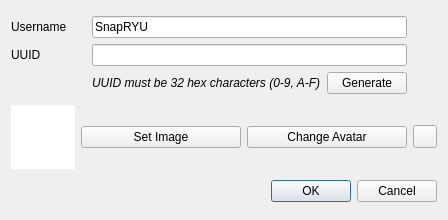
<?xml version="1.0" encoding="UTF-8"?>
<ui version="4.0">
 <class>NewUserDialog</class>
 <widget class="QDialog" name="NewUserDialog">
  <property name="geometry">
   <rect>
    <x>0</x>
    <y>0</y>
    <width>448</width>
    <height>220</height>
   </rect>
  </property>
  <property name="windowTitle">
   <string>New User</string>
  </property>
  <layout class="QGridLayout" name="gridLayout_2">
   <item row="2" column="1" colspan="3">
    <widget class="QDialogButtonBox" name="buttonBox">
     <property name="orientation">
      <enum>Qt::Orientation::Horizontal</enum>
     </property>
     <property name="standardButtons">
      <set>QDialogButtonBox::StandardButton::Cancel|QDialogButtonBox::StandardButton::Ok</set>
     </property>
    </widget>
   </item>
   <item row="1" column="2">
    <widget class="QPushButton" name="setAvatar">
     <property name="text">
      <string>Change Avatar</string>
     </property>
    </widget>
   </item>
   <item row="1" column="1">
    <widget class="QPushButton" name="selectImage">
     <property name="text">
      <string>Set Image</string>
     </property>
    </widget>
   </item>
   <item row="1" column="3">
    <widget class="QToolButton" name="revert">
     <property name="text">
      <string/>
     </property>
    </widget>
   </item>
   <item row="0" column="0" colspan="4">
    <layout class="QGridLayout" name="gridLayout">
     <item row="1" column="0">
      <widget class="QLabel" name="label">
       <property name="text">
        <string>UUID</string>
       </property>
      </widget>
     </item>
     <item row="0" column="1" colspan="2">
      <widget class="QLineEdit" name="username">
       <property name="text">
        <string>SnapRYU</string>
       </property>
      </widget>
     </item>
     <item row="1" column="1" colspan="2">
      <widget class="QLineEdit" name="uuid"/>
     </item>
     <item row="0" column="0">
      <widget class="QLabel" name="label_2">
       <property name="text">
        <string>Username</string>
       </property>
      </widget>
     </item>
     <item row="2" column="1">
      <widget class="QLabel" name="label_3">
       <property name="font">
        <font>
         <italic>true</italic>
        </font>
       </property>
       <property name="text">
        <string>UUID must be 32 hex characters (0-9, A-F)</string>
       </property>
      </widget>
     </item>
     <item row="2" column="2">
      <widget class="QPushButton" name="generate">
       <property name="text">
        <string>Generate</string>
       </property>
      </widget>
     </item>
     <item row="1" column="3">
      <widget class="QLabel" name="uuidVerified">
       <property name="sizePolicy">
        <sizepolicy hsizetype="Fixed" vsizetype="Preferred">
         <horstretch>0</horstretch>
         <verstretch>0</verstretch>
        </sizepolicy>
       </property>
       <property name="minimumSize">
        <size>
         <width>24</width>
         <height>0</height>
        </size>
       </property>
      </widget>
     </item>
     <item row="0" column="3">
      <widget class="QLabel" name="usernameVerified">
       <property name="text">
        <string/>
       </property>
      </widget>
     </item>
    </layout>
   </item>
   <item row="1" column="0">
    <widget class="QGraphicsView" name="image">
     <property name="sizePolicy">
      <sizepolicy hsizetype="Expanding" vsizetype="Expanding">
       <horstretch>0</horstretch>
       <verstretch>0</verstretch>
      </sizepolicy>
     </property>
     <property name="minimumSize">
      <size>
       <width>64</width>
       <height>64</height>
      </size>
     </property>
     <property name="maximumSize">
      <size>
       <width>64</width>
       <height>64</height>
      </size>
     </property>
     <property name="frameShape">
      <enum>QFrame::Shape::NoFrame</enum>
     </property>
     <property name="frameShadow">
      <enum>QFrame::Shadow::Plain</enum>
     </property>
     <property name="verticalScrollBarPolicy">
      <enum>Qt::ScrollBarPolicy::ScrollBarAlwaysOff</enum>
     </property>
     <property name="horizontalScrollBarPolicy">
      <enum>Qt::ScrollBarPolicy::ScrollBarAlwaysOff</enum>
     </property>
     <property name="interactive">
      <bool>false</bool>
     </property>
    </widget>
   </item>
  </layout>
 </widget>
 <resources/>
 <connections>
  <connection>
   <sender>buttonBox</sender>
   <signal>accepted()</signal>
   <receiver>NewUserDialog</receiver>
   <slot>accept()</slot>
   <hints>
    <hint type="sourcelabel">
     <x>248</x>
     <y>254</y>
    </hint>
    <hint type="destinationlabel">
     <x>157</x>
     <y>274</y>
    </hint>
   </hints>
  </connection>
  <connection>
   <sender>buttonBox</sender>
   <signal>rejected()</signal>
   <receiver>NewUserDialog</receiver>
   <slot>reject()</slot>
   <hints>
    <hint type="sourcelabel">
     <x>316</x>
     <y>260</y>
    </hint>
    <hint type="destinationlabel">
     <x>286</x>
     <y>274</y>
    </hint>
   </hints>
  </connection>
 </connections>
</ui>
